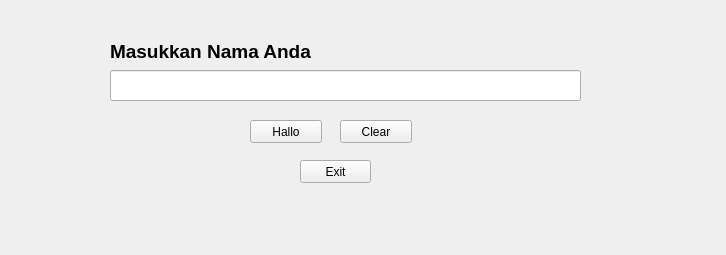
<?xml version="1.0" encoding="UTF-8"?>
<ui version="4.0">
 <class>Form</class>
 <widget class="QWidget" name="Form">
  <property name="geometry">
   <rect>
    <x>0</x>
    <y>0</y>
    <width>726</width>
    <height>255</height>
   </rect>
  </property>
  <property name="windowTitle">
   <string>Form</string>
  </property>
  <widget class="QLabel" name="label">
   <property name="geometry">
    <rect>
     <x>110</x>
     <y>40</y>
     <width>271</width>
     <height>20</height>
    </rect>
   </property>
   <property name="text">
    <string>&lt;html&gt;&lt;head/&gt;&lt;body&gt;&lt;p&gt;&lt;span style=&quot; font-size:14pt; font-weight:600;&quot;&gt;Masukkan Nama Anda&lt;/span&gt;&lt;/p&gt;&lt;/body&gt;&lt;/html&gt;</string>
   </property>
  </widget>
  <widget class="QLineEdit" name="nameEdit">
   <property name="geometry">
    <rect>
     <x>110</x>
     <y>70</y>
     <width>471</width>
     <height>31</height>
    </rect>
   </property>
  </widget>
  <widget class="QPushButton" name="hallo">
   <property name="geometry">
    <rect>
     <x>250</x>
     <y>120</y>
     <width>72</width>
     <height>23</height>
    </rect>
   </property>
   <property name="text">
    <string>Hallo</string>
   </property>
  </widget>
  <widget class="QPushButton" name="clear">
   <property name="geometry">
    <rect>
     <x>340</x>
     <y>120</y>
     <width>72</width>
     <height>23</height>
    </rect>
   </property>
   <property name="text">
    <string>Clear</string>
   </property>
  </widget>
  <widget class="QPushButton" name="exit">
   <property name="geometry">
    <rect>
     <x>300</x>
     <y>160</y>
     <width>71</width>
     <height>23</height>
    </rect>
   </property>
   <property name="text">
    <string>Exit</string>
   </property>
  </widget>
 </widget>
 <resources/>
 <connections>
  <connection>
   <sender>exit</sender>
   <signal>clicked()</signal>
   <receiver>Form</receiver>
   <slot>close()</slot>
   <hints>
    <hint type="sourcelabel">
     <x>315</x>
     <y>141</y>
    </hint>
    <hint type="destinationlabel">
     <x>362</x>
     <y>127</y>
    </hint>
   </hints>
  </connection>
  <connection>
   <sender>clear</sender>
   <signal>clicked()</signal>
   <receiver>nameEdit</receiver>
   <slot>clear()</slot>
   <hints>
    <hint type="sourcelabel">
     <x>368</x>
     <y>94</y>
    </hint>
    <hint type="destinationlabel">
     <x>391</x>
     <y>53</y>
    </hint>
   </hints>
  </connection>
 </connections>
</ui>
